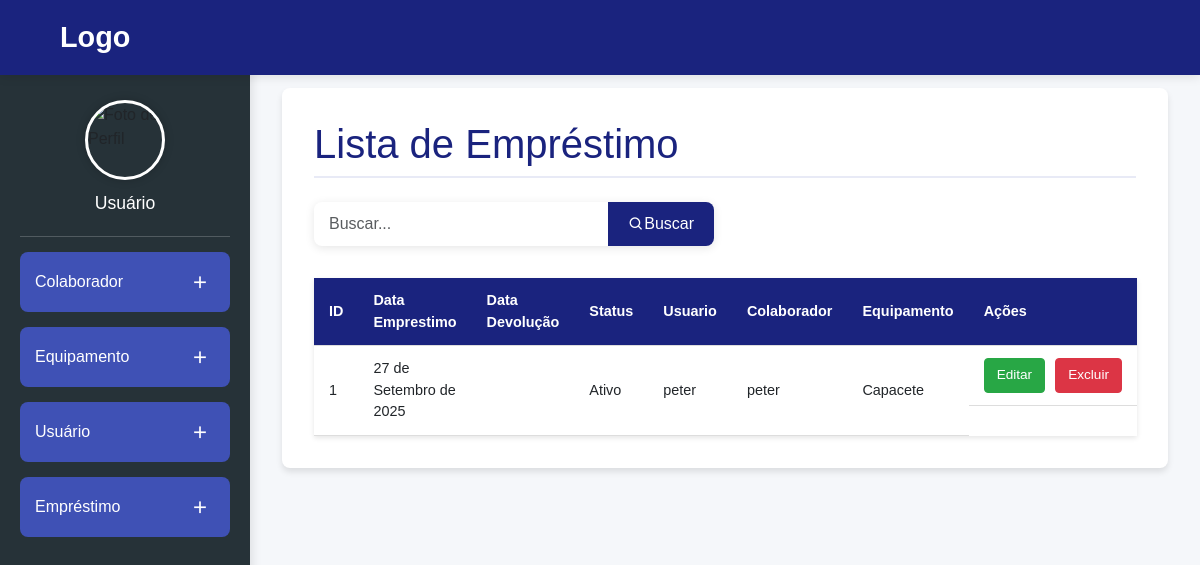
The page /emprestimos/ on the database as committed earlier.
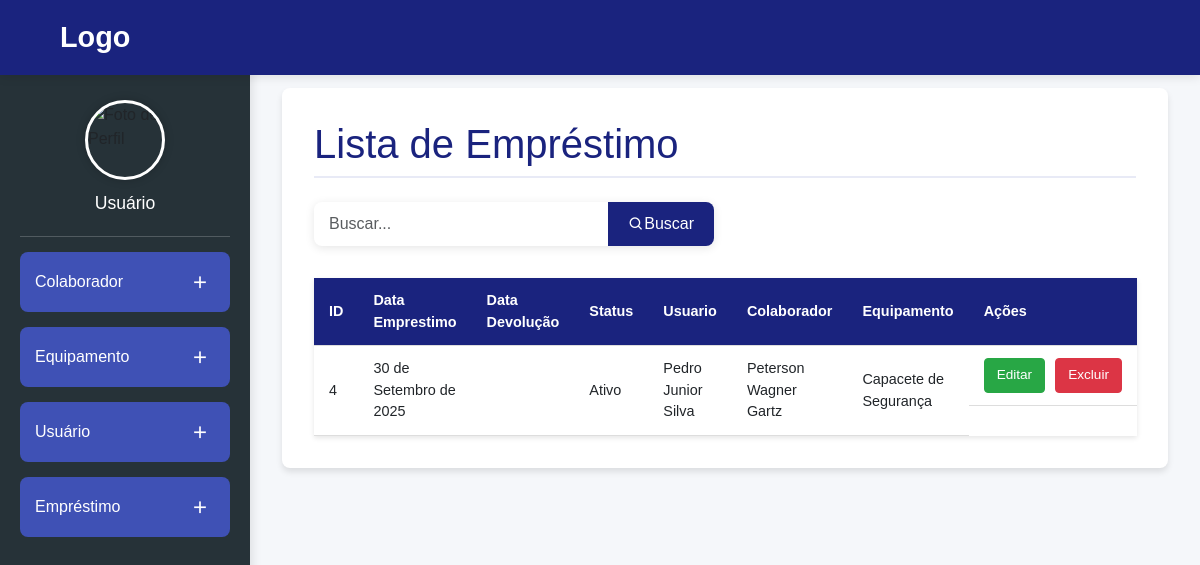
The same page on the database as committed later.
### epi_management/models.py (models this page shows, shortened)
class Emprestimo(models.Model):
    data_emprestimo = models.DateField(default=timezone.now)
    data_devolucao_prevista = models.DateField()
    data_devolucao_efetiva = models.DateField(null=True, blank=True)
    status = models.ForeignKey(StatusEmprestimo, on_delete=models.PROTECT)
    usuario = models.ForeignKey(Usuario, on_delete=models.CASCADE)
    colaborador = models.ForeignKey(Colaborador, on_delete=models.CASCADE)
    equipamento = models.ForeignKey(Equipamento, on_delete=models.CASCADE)
    observacoes_devolucao = models.TextField(blank=True, null=True)

class StatusEmprestimo(models.Model):
    nome = models.CharField(max_length=50)

class Usuario(AbstractBaseUser, PermissionsMixin):
    nome = models.CharField(max_length=100)
    email = models.EmailField(max_length=255, unique=True, validators=[validate_email])
    nivel_acesso = models.ForeignKey(NivelAcesso, on_delete=models.CASCADE)
    groups = models.ManyToManyField(
        'auth.Group',
        related_name='epi_management_usuarios',
        blank=True,
        help_text=('The groups this user belongs to. A user will get all permissions granted to each of their groups.'),
        verbose_name=('groups'),
    )
    user_permissions = models.ManyToManyField(
        'auth.Permission',
        related_name='epi_management_usuarios',
        blank=True,
        help_text=('Specific permissions for this user.'),
        verbose_name=('user permissions'),
    )
    is_staff = models.BooleanField(default=False)
    is_active = models.BooleanField(default=True)
    USERNAME_FIELD = 'email'
    REQUIRED_FIELDS = ['nome']
    objects = CustomUserManager()

class Colaborador(models.Model):
    nome = models.CharField(max_length=100)
    setor = models.CharField(max_length=50)
    funcao = models.CharField(max_length=50)
    cpf = models.CharField(max_length=11, unique=True)

class Equipamento(models.Model):
    nome = models.CharField(max_length=100)
    quantidade_disponivel = models.IntegerField()
    validade = models.DateField(null=True, blank=True)
    status = models.ForeignKey(StatusEquipamento, on_delete=models.SET_NULL, null=True)

### epi_management/views.py (the view)
# urls.py: path('emprestimos/', views.emprestimos_lista, name='emprestimos_lista'),
def emprestimos_lista(request):
    query = request.GET.get('q')
    if query:
        emprestimos = Emprestimo.objects.filter(
            Q(colaborador__nome__icontains=query) | Q(equipamento__nome__icontains=query)
        )
    else:
        emprestimos = Emprestimo.objects.all()
    return render(request, 'emprestimos_lista.html', {
        'emprestimos': emprestimos,
        'query': query
    })

### epi_management/templates/emprestimos_lista.html
{% extends 'base.html' %}
{% block content %}
<div class="main-container">
  <h1 class="page-title">Lista de Empréstimo</h1>
    <form method="get" action="{% url 'emprestimos_lista' %}" class="search-form">
        <div class="input-group">
            <input type="text" name="q" placeholder="Buscar..." class="form-control search-input" value="{{ query|default:'' }}">
            <button type="submit" class="btn btn-primary search-btn">
                <i class='bx bx-search'></i> Buscar
            </button>
        </div>
    </form>
  <table class="data-table">
    <thead>
      <tr>
        <th>ID</th>
        <th>Data Emprestimo</th>
        <th>Data Devolução</th>
        <th>Status</th>
        <th>Usuario</th>
        <th>Colaborador</th>
        <th>Equipamento</th>
        <th>Ações</th>
      </tr>
    </thead>
    <tbody>
      {% for emprestimo in emprestimos %}
      <tr>
        <td>{{ emprestimo.id }}</td>
        <td>{{ emprestimo.data_emprestimo }}</td>
        <td>{{ emprestimo.data_devolucao }}</td>
        <td>{{ emprestimo.status.nome }}</td>
        <td>{{ emprestimo.usuario.nome }}</td>
        <td>{{ emprestimo.colaborador.nome }}</td>
        <td>{{ emprestimo.equipamento.nome }}</td>
        <td class="table-actions">
          <a href="{% url 'emprestimos_editar' pk=emprestimo.pk %}" class="edit-btn">Editar</a>
          <a href="{% url 'emprestimos_excluir' pk=emprestimo.pk %}" class="delete-btn">Excluir</a>
        </td>
      </tr>
      {% empty %}
      <tr>
        <td colspan="6">Nenhum Empréstimo cadastrado.</td>
      </tr>
      {% endfor %}
    </tbody>
  </table>
</div>
{% endblock %}

### epi_management/templates/base.html (shortened to what this page needs)
{% load static %}
<!doctype html>
<html lang="pt-br">
  <head>
    <link href='https://unpkg.com/boxicons@2.1.4/css/boxicons.min.css' rel='stylesheet'>
    <link href="https://cdn.jsdelivr.net/npm/bootstrap@5.3.3/dist/css/bootstrap.min.css" rel="stylesheet">
    <link rel="stylesheet" href="{% static 'base.css' %}">
  </head>
  <body>
    <header class="header">
      <a href="/" class="logo">Logo</a>
    </header>
    <div class="sidebar">
      <div class="user-profile">
        <div class="user-avatar" id="user-avatar-btn">
          <img src="{% static 'images/user-icon.png' %}" alt="Foto de Perfil">
        </div>
        <span class="user-name" id="user-name-btn">{{ user.nome|default:"Usuário" }}</span>
      </div>
      <div class="sidebar-item">
        <a href="{% url 'colaboradores_lista' %}" class="item-link">Colaborador</a>
        <a href="{% url 'colaboradores_criar' %}" class="item-action"><i class='bx bx-plus'></i></a>
      </div>
      <div class="sidebar-item">
        <a href="{% url 'equipamentos_lista' %}" class="item-link">Equipamento</a>
        <a href="{% url 'equipamentos_criar' %}" class="item-action"><i class='bx bx-plus'></i></a>
      </div>
      <div class="sidebar-item">
        <a href="{% url 'usuarios_lista' %}" class="item-link">Usuário</a>
        <a href="{% url 'usuarios_criar' %}" class="item-action"><i class='bx bx-plus'></i></a>
      </div>
      <div class="sidebar-item">
        <a href="{% url 'emprestimos_lista' %}" class="item-link">Empréstimo</a>
        <a href="{% url 'emprestimos_criar' %}" class="item-action"><i class='bx bx-plus'></i></a>
      </div>
    </div>
    <main class="main-content">
      {% block content %}
      {% endblock %}
    </main>
  </body>
</html>

### static/CSS/base.css (style rules this page uses)
* { margin: 0; padding: 0; box-sizing: border-box; font-family: 'Poppins', sans-serif; }
body { min-height: 100vh; background-color: #f5f7fa; position: relative; }
.header { position: fixed; top: 0; left: 0; width: 100%; padding: 1rem 5%; background-color: #1A237E; display: flex; justify-content: space-between; align-items: center; z-index: 100; box-shadow: 0 2px 10px rgba(0, 0, 0, 0.1); }
.logo { font-size: 1.8rem; color: #fff; text-decoration: none; font-weight: 700; }
.sidebar { position: fixed; top: 0; left: 0; width: 250px; height: 100%; background-color: #263238; padding: 20px; display: flex; flex-direction: column; gap: 15px; padding-top: 80px; z-index: 99; box-shadow: 2px 0 10px rgba(0, 0, 0, 0.1); }
.sidebar-item { display: flex; justify-content: space-between; align-items: center; padding: 15px; background-color: #3F51B5; border-radius: 8px; transition: all 0.3s; }
.item-link { color: #fff; text-decoration: none; font-size: 1rem; font-weight: 500; flex-grow: 1; }
.item-action { color: #fff; text-decoration: none; font-size: 1.25rem; padding: 5px; border-radius: 5px; transition: background-color 0.3s; display: flex; align-items: center; justify-content: center; }
.main-content { margin-left: 250px; padding: 2rem; padding-top: 5.5rem; min-height: 100vh; }
.main-container { background-color: #fff; padding: 2rem; border-radius: 8px; box-shadow: 0 4px 6px rgba(0, 0, 0, 0.1); }
.page-title { color: #1A237E; margin-bottom: 1.5rem; padding-bottom: 0.5rem; border-bottom: 2px solid #E8EAF6; }
.data-table { width: 100%; border-collapse: collapse; margin-top: 1.5rem; font-size: 0.9rem; box-shadow: 0 2px 5px rgba(0, 0, 0, 0.1); }
.data-table thead { background-color: #1A237E; color: #fff; }
.data-table th, .data-table td { padding: 12px 15px; text-align: left; border-bottom: 1px solid #ddd; }
.data-table th { font-weight: 600; }
.table-actions { display: flex; gap: 10px; }
.table-actions a { text-decoration: none; font-weight: 500; padding: 6px 12px; border-radius: 4px; transition: all 0.3s; font-size: 0.85rem; }
.edit-btn { color: #fff; background-color: #28a745; border: 1px solid #28a745; }
.delete-btn { color: #fff; background-color: #dc3545; border: 1px solid #dc3545; }
.btn { padding: 10px 20px; border-radius: 4px; text-decoration: none; font-weight: 500; transition: all 0.3s; border: none; cursor: pointer; font-size: 1rem; display: inline-block; text-align: center; }
.btn-primary { color: #fff; background-color: #1A237E; }
.user-profile { display: flex; align-items: center; justify-content: center; flex-direction: column; padding: 20px 0; border-bottom: 1px solid rgba(255, 255, 255, 0.2); cursor: pointer; }
.user-avatar { width: 80px; height: 80px; border-radius: 50%; overflow: hidden; margin-bottom: 10px; border: 3px solid #fff; box-shadow: 0 0 10px rgba(0, 0, 0, 0.2); }
.user-avatar img { width: 100%; height: 100%; object-fit: cover; }
.user-name { font-size: 1.1em; font-weight: 500; color: #fff; text-align: center; }
.search-form { margin-bottom: 2rem; }
.input-group { display: flex; align-items: center; width: 100%; max-width: 400px; border-radius: 8px; box-shadow: 0 2px 10px rgba(0, 0, 0, 0.1); overflow: hidden; background-color: #fff; }
.search-input { border: none; padding: 10px 15px; height: 100%; flex-grow: 1; }
.search-btn { border-radius: 0; padding: 10px 20px; background-color: #1A237E; color: #fff; border: none; display: flex; align-items: center; justify-content: center; transition: background-color 0.3s; }

Rows that differ between the two databases and show on the page:
removed Emprestimo: id "1", data_emprestimo "27 de Setembro de 2025", status.nome "Ativo", usuario.nome "peter", colaborador.nome "peter", equipamento.nome "Capacete"
added Emprestimo: id "4", data_emprestimo "30 de Setembro de 2025", status.nome "Ativo", usuario.nome "Pedro Junior Silva", colaborador.nome "Peterson Wagner Gartz", equipamento.nome "Capacete de Segurança"
